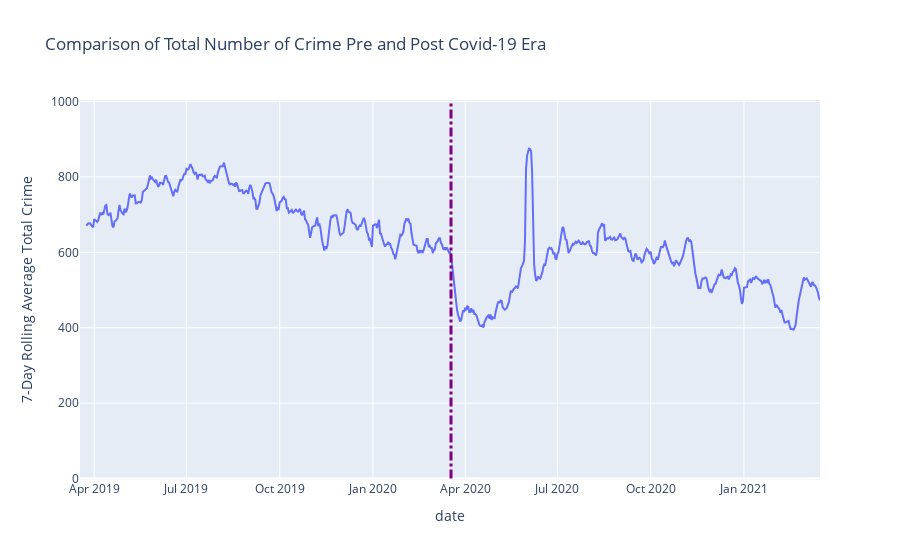

Source (notebook cell):
### Code cell
fig = px.line(crime_total, x= crime_total.index, y= 'rolling_crime',
             labels={
                     "rolling_crime": "7-Day Rolling Average Total Crime",
                    },
                title="Comparison of Total Number of Crime Pre and Post Covid-19 Era")
fig = fig.add_shape(type="line",x0= covid_start, y0=0, x1=covid_start, y1=1000,line=dict(color="purple",width=3, dash = 'dashdot'))
fig.show()
fig.write_image('/Users/allenhardiman/Box/PHD Courses/ACE_592/Figures/Prepostcrime.png')

### Figure 1 — Plotly figure (JSON) as saved in the notebook; plotly's stock layout.template omitted (floating-point values rounded to 4 significant figures; data arrays with more than 128 entries replaced by an {"elided": "..."} marker saying what was removed)
{"data": [{"hovertemplate": "date=%{x}<br>7-Day Rolling Average Total Crime=%{y}<extra></extra>", "legendgroup": "", "line": {"color": "#636efa", "dash": "solid"}, "mode": "lines", "name": "", "orientation": "v", "showlegend": false, "type": "scatter", "x": {"elided": "731 str values"}, "xaxis": "x", "y": {"elided": "731 float values"}, "yaxis": "y"}], "layout": {"legend": {"tracegroupgap": 0}, "shapes": [{"line": {"color": "purple", "dash": "dashdot", "width": 3}, "type": "line", "x0": "2020-03-18", "x1": "2020-03-18", "y0": 0, "y1": 1000}], "title": {"text": "Comparison of Total Number of Crime Pre and Post Covid-19 Era"}, "xaxis": {"anchor": "y", "domain": [0, 1], "title": {"text": "date"}}, "yaxis": {"anchor": "x", "domain": [0, 1], "title": {"text": "7-Day Rolling Average Total Crime"}}}}
